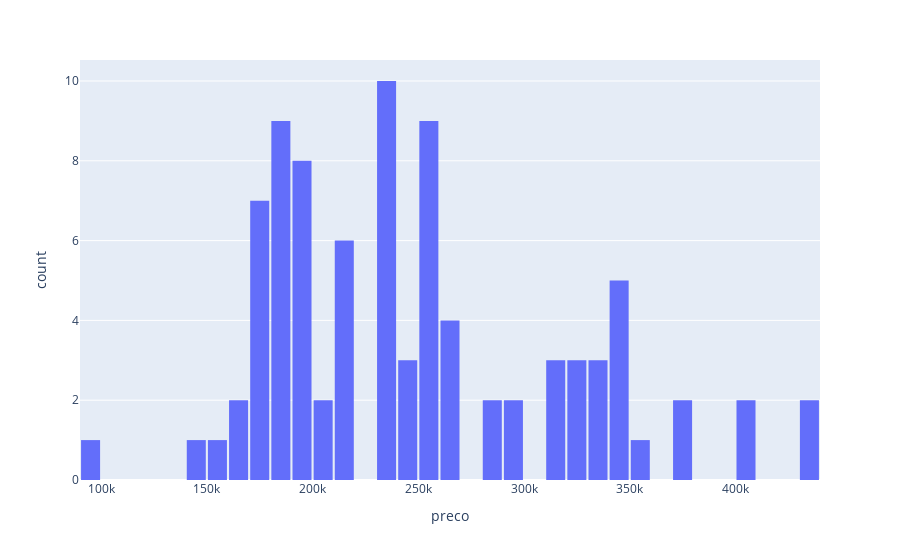

Notebook code cell kept with this figure:
### Code cell
fig = px.histogram(
    base_original_bairro,
    x='preco',
    nbins=50

)

fig.update_layout(bargap=0.1) 
fig.show()

### Figure 1 — Plotly figure (JSON) as saved in the notebook; plotly's stock layout.template omitted (floating-point values rounded to 4 significant figures)
{"data": [{"alignmentgroup": "True", "bingroup": "x", "hovertemplate": "preco=%{x}<br>count=%{y}<extra></extra>", "legendgroup": "", "marker": {"color": "#636efa", "pattern": {"shape": ""}}, "name": "", "nbinsx": 50, "offsetgroup": "", "orientation": "v", "showlegend": false, "type": "histogram", "x": [259000, 235000, 210000, 237000, 330000, 286000, 239000, 260000, 405000, 230000, 170000, 180000, 340000, 320000, 180000, 199000, 230000, 230000, 180000, 340000, 255000, 319000, 325000, 325000, 255000, 350000, 192000, 340000, 438000, 349000, 265960, 265000, 250000, 330000, 195000, 232000, 240000, 190000, 180000, 280000, 232000, 210000, 340000, 372000, 297000, 209000, 175000, 245000, 149000, 210000, 175000, 250000, 259000, 212000, 319000, 190000, 170000, 265000, 185000, 160000, 160000, 95000, 190000, 199000, 400000, 195000, 335000, 185000, 240000, 215000, 185000, 180000, 185000, 250000, 375000, 290000, 230000, 200000, 150000, 170000, 218000, 258000, 232000, 430000, 250000, 315000, 170000, 175000], "xaxis": "x", "yaxis": "y"}], "layout": {"bargap": 0.1, "barmode": "relative", "legend": {"tracegroupgap": 0}, "margin": {"t": 60}, "xaxis": {"anchor": "y", "domain": [0, 1], "title": {"text": "preco"}}, "yaxis": {"anchor": "x", "domain": [0, 1], "title": {"text": "count"}}}}
